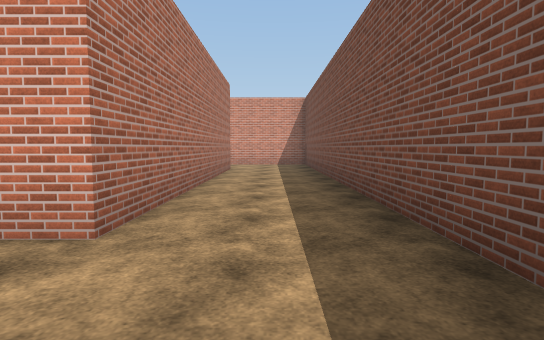
view 1 (above)

24 first-person views from a walk through a Unity game level. The camera is 1.3 m above the floor, tilts 4° down and sees 80° across. The floor is counted in squares, 2 m on a side. Each view is taken from the middle of a square. On the plan, view 1 faces up. The plan holds only what a view shows up to about 10 squares ahead; the rest is blank. The place goes on beyond the plan. The player is left out. Surface patterns are stand-ins for the level's own textures.

view 2
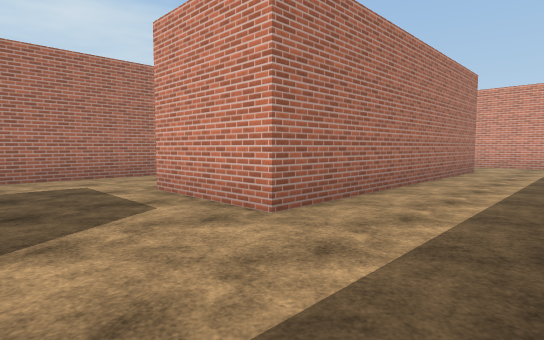

view 3
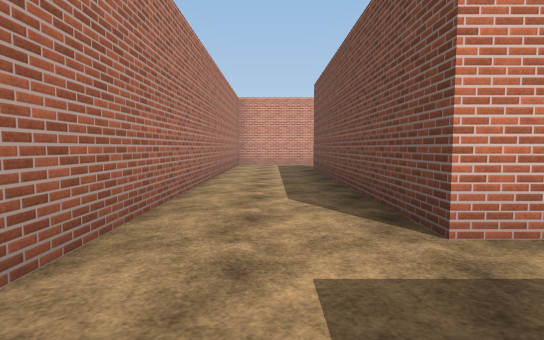

view 4
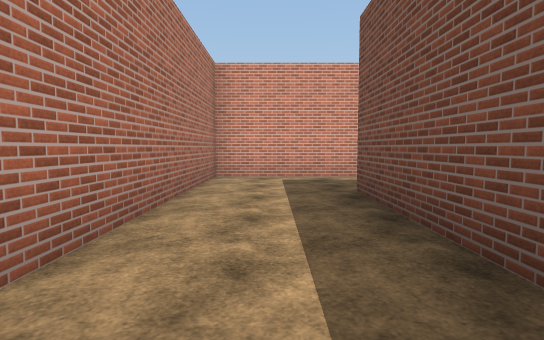

view 5
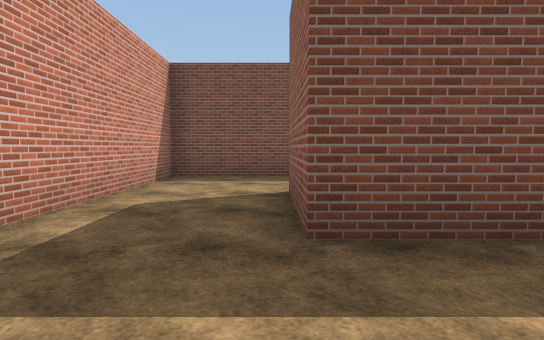

view 6
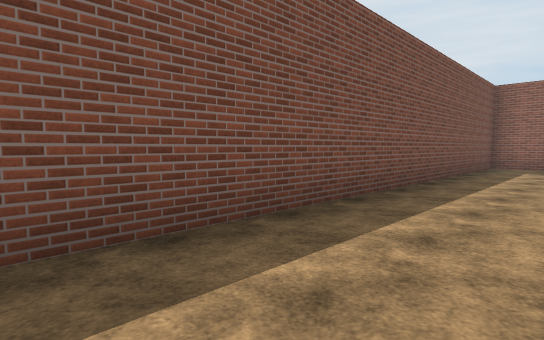

view 7
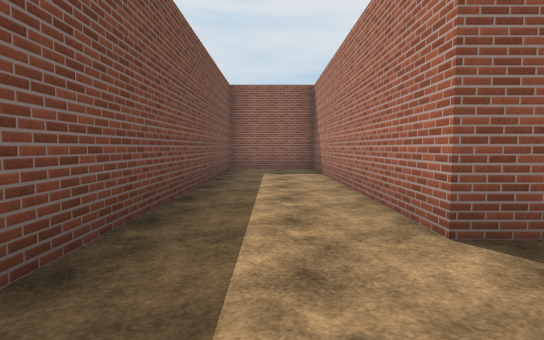

view 8
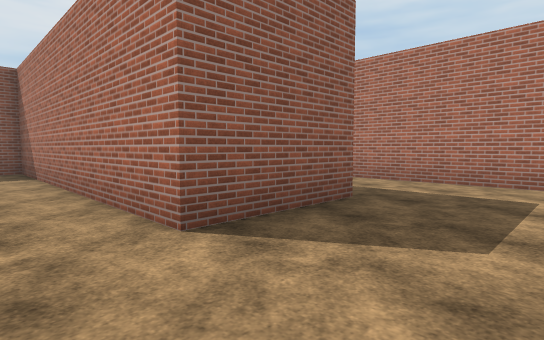

view 9
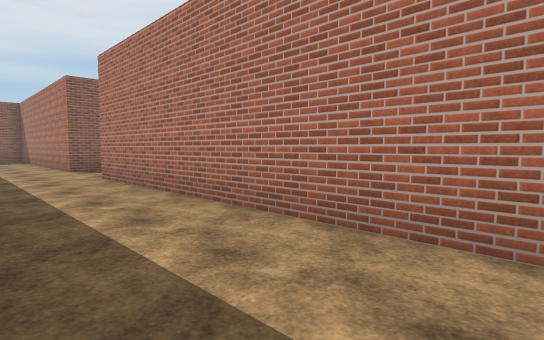

view 10
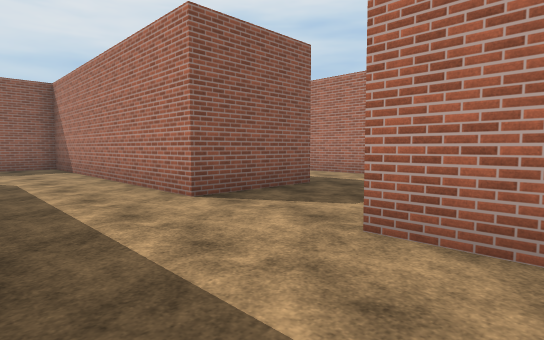

view 11
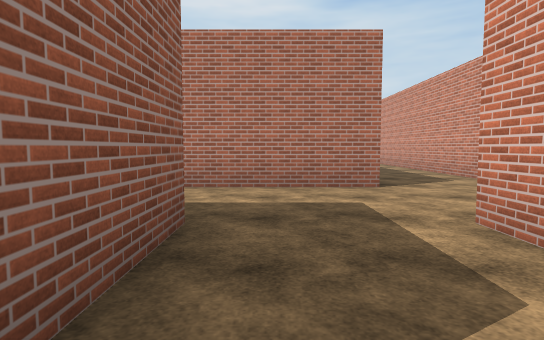

view 12
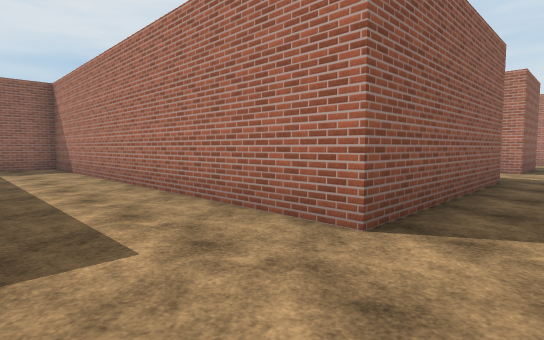

view 13
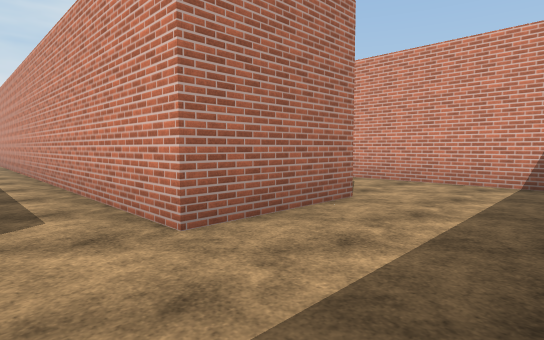

view 14
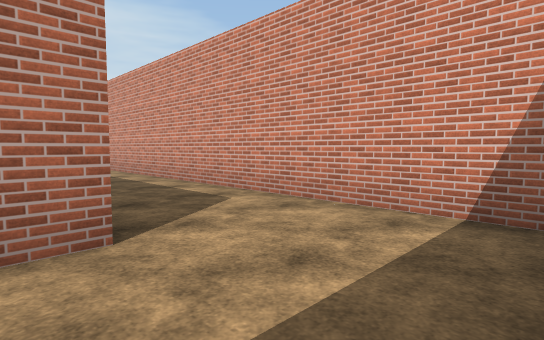

view 15
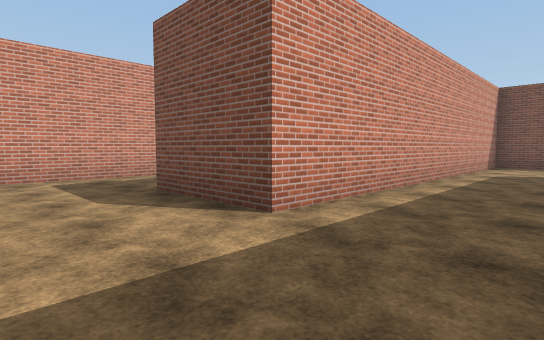

view 16
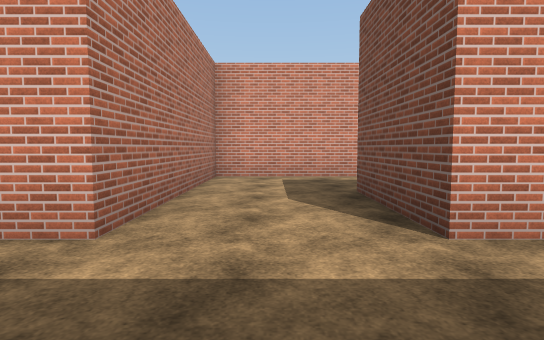

view 17
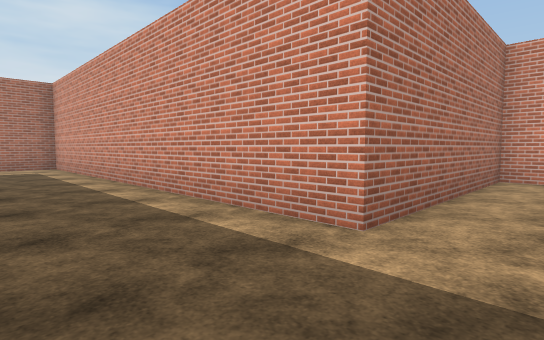

view 18
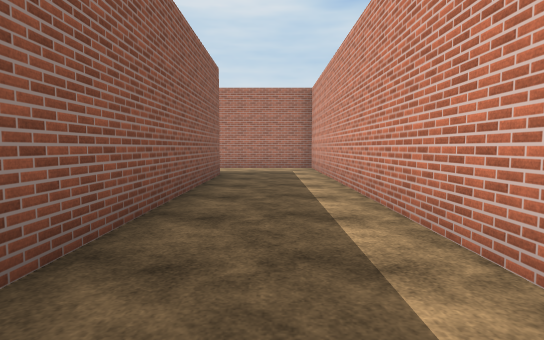

view 19
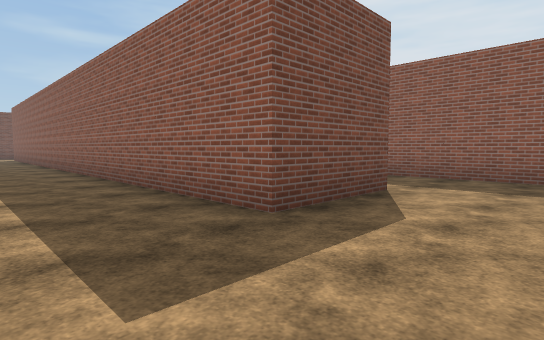

view 20
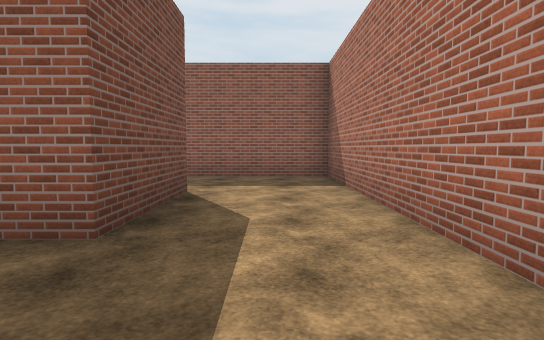

view 21
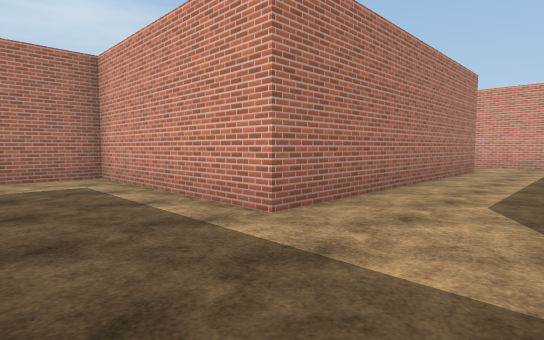

view 22
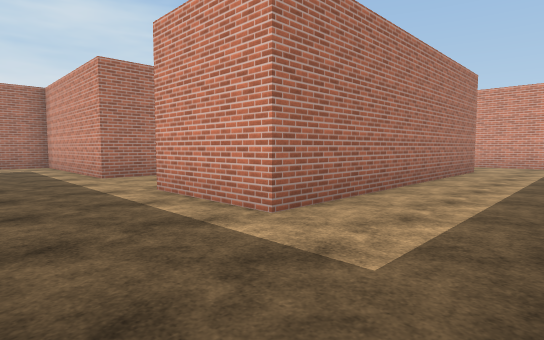

view 23
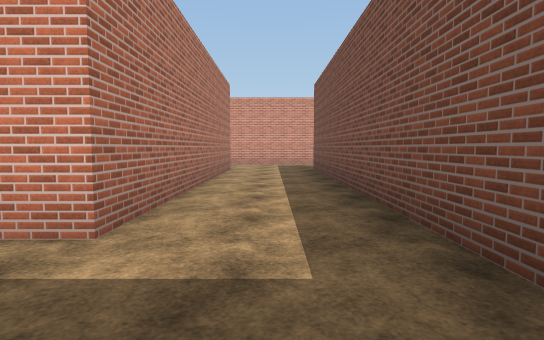

view 24
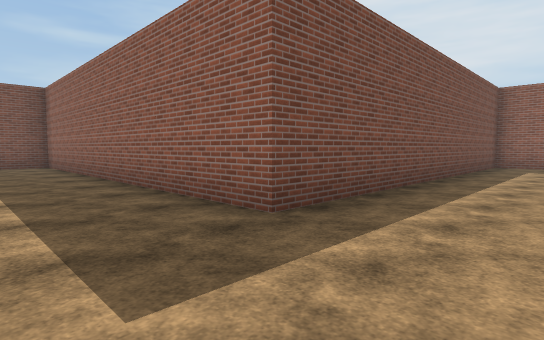

### Floor plan
Points are (right, up) in squares from view 1. A wall is a line through its corners. A room is listed if a view was taken in it or the views show most of it. See-through windows are left out.
Room 1 (views 1, 2, 3, 4, 5, 6, 7, 8, 9, 10, 11)
walls: (-3.9, -0.2) (-1.2, -0.2) (-1.2, -7.7) (1.2, -7.7) (1.2, 12.2) (-6.3, 12.2) (-6.3, -5.2); (-3.7, 2.3) (-3.7, 9.7) (-1.2, 9.7) (-1.2, 2.3) (-3.7, 2.3); (-6.3, -7.7) (-6.3, -15.2) (-4.9, -15.2)
ways out: opening at (-7.5, -6.5) to room 2
Room 2 (views 12, 13, 14, 15, 16, 17, 18, 19, 20, 21, 22, 23, 24)
walls: (-10, 4.7) (-9, 4.7); (-11.2, -0.1) (-11.2, -2.7) (-22, -2.7); (-8.7, 5) (-8.7, 14.7) (1, 14.7); (-9, 2.3) (-18.7, 2.3) (-18.7, 4.8); (-16.2, 14.8) (-16.2, 7.3) (-21.2, 7.3) (-21.2, 2.3) (-31.3, 2.3) (-31.3, -5.2) (-27.5, -5.2); (-8.7, 1) (-8.7, 2); (-16.2, -5.2) (-11.2, -5.2) (-11.2, -15.2) (-9.9, -15.2); (-21.2, -5.2) (-18.8, -5.2) (-18.8, -5.8); (-11.2, 14.8) (-11.2, 7.3) (-13.8, 7.3); (-15, 17.3) (-16, 17.3); (-28.8, -2.9) (-28.8, -0.2) (-19, -0.2); (-8, -5.2) (-8.8, -5.2); (-10, 17.3) (-11, 17.3); (-8.9, -7.7) (-6.3, -7.7); (1.2, 15) (1.2, 16)
ways out: opening at (-7.5, -6.5) to room 1

Positions as (right, up) in squares from view 1, and headings:
1: (0, 0), facing up
2: (1, 0), facing up-left
3: (-5, 0), facing up
4: (-5, 5), facing up
5: (-6, 10), facing right
6: (-1, 4), facing down-right
7: (0, 2), facing down
8: (0, 2), facing down-left
9: (-4, 2), facing down-left
10: (-4, -4), facing down-left
11: (-6, -7), facing left
12: (-9, -4), facing down-left
13: (-9, -4), facing up-left
14: (-9, -1), facing up-left
15: (-21, 0), facing up-right
16: (-20, 0), facing up
17: (-20, 0), facing up-left
18: (-21, 1), facing left
19: (-31, 2), facing down-right
20: (-30, 2), facing down
21: (-14, 5), facing up-left
22: (-9, 5), facing up-left
23: (-10, 5), facing up
24: (-11, 17), facing down-right
